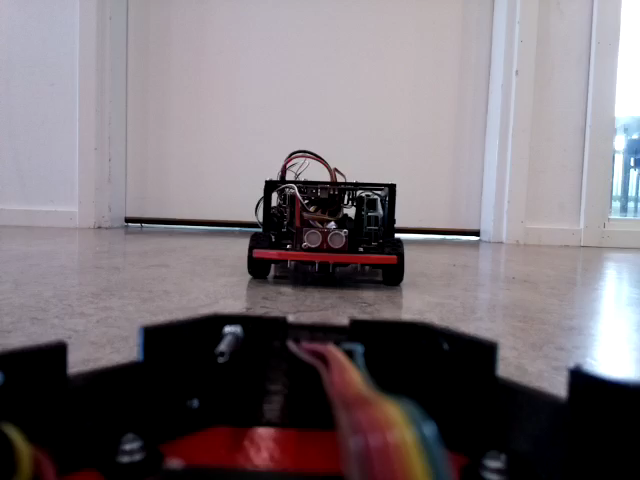
#> input picture AnotherKiwi/1/1534849290367911.png, 640 x 480 px; its folder holds only this picture in this run
$ python KiwiDetection.py
#> lines starting #> are read from the running program, lines starting #| are printed output that depends on the picture; after the words box and inside, x2 and y2 are one past the last pixel; in counts of white or black regions, pixels touching at a corner belong together
import os
import cv2
import numpy as np
import time
directory_in_str1 = './AnotherKiwi/'
directory1 = os.fsencode(directory_in_str1)
for folder in os.listdir(directory1):
    folder_str = os.fsdecode(folder)
    directory_in_str = directory_in_str1+folder_str+'/'
    directory = os.fsencode(directory_in_str)
    for file in os.listdir(directory):
        filename = os.fsdecode(file)
        filename = directory_in_str + filename

        img = cv2.imread(filename)
#> img is the input picture: shape (480, 640, 3); mean B, G, R 118.9, 113.8, 121.6

        hsv = cv2.cvtColor(img, cv2.COLOR_BGR2HSV)
#> hsv: shape (480, 640, 3); mean H, S, V 109.4, 39, 125.1
        hsv_cropout2 = cv2.rectangle(hsv, (0, 480 - 160), (640, 480), (0, 0, 0), -1)
#> hsv_cropout2: shape (480, 640, 3); mean H, S, V 90.1, 15.6, 110
        hsv_cropout = cv2.rectangle(hsv_cropout2, (0, 0), (640, 120), (0, 0, 0), -1)
#> hsv_cropout: shape (480, 640, 3); mean H, S, V 54.6, 12.2, 62.5

        # Detect blue
        lower_kiwi = np.array([170, 150, 40])
        upper_kiwi = np.array([180, 255, 255])
        # OK for 4
        # lower_kiwi = np.array([120, 200, 200])
        # upper_kiwi = np.array([180, 255, 255])
        mask_kiwi = cv2.inRange(hsv_cropout, lower_kiwi, upper_kiwi)
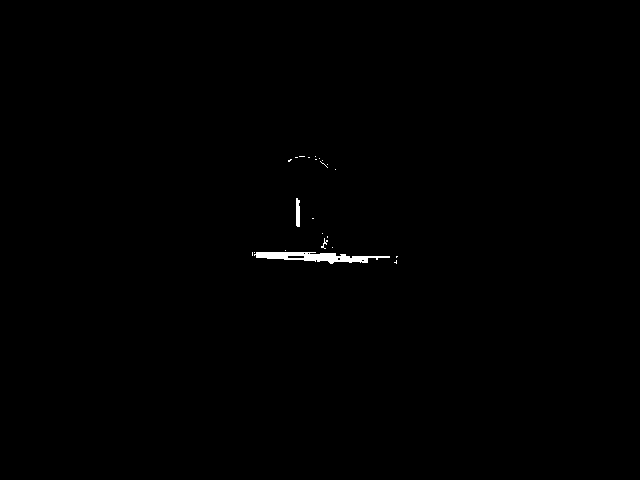
#> mask_kiwi: shape (480, 640); 0.33% white; 23 white regions (20 under 20 px)

        contours_kiwi, hierarchy = cv2.findContours(mask_kiwi, cv2.RETR_TREE, cv2.CHAIN_APPROX_SIMPLE)
#> contours_kiwi = 28 contours, 25 with area under 20; largest, box (x1, y1, x2, y2) and area: (254, 252, 390, 264) 730, (296, 198, 300, 227) 77, (287, 255, 305, 259) 49

        img_result = img
        max_area = 1000
        min_area = 390
        # Draw blue
        sum_contour = 0
        for cnt in contours_kiwi:
            img_result = cv2.drawContours(img_result, [cnt], 0, (0, 255, 0), 1)
            sum_contour = sum_contour + cv2.contourArea(cnt)
#> this loop made 28 passes
#> (cnt, sum_contour) on passes 2, 7, 8, 9, 10, 11, 12, 14, 15, 16, 18, 19: ([[396, 256], [396, 257], [397, 256]], 1.5), ([[307, 253], [308, 252], [309, 253], [308, 254]], 793.5), ([[303, 253], [304, 252], [305, 253], [304, 254]], 795.5), ([[254, 252]], 795.5), ([[252, 252], [252, 255]], 795.5), ([[285, 250]], 795.5), ([[332, 247]], 795.5), ([[327, 236], [327, 237]], 802.5), ([[322, 233]], 802.5), ([[312, 218], [313, 218]], 802.5), ([[335, 169]], 879.5), ([[327, 164]], 879.5)
#> sum_contour on passes 1, 3, 4, 5, 6, 13: 1, 731.5, 735.5, 742.5, 791.5, 802.5
#> pass 3, `img_result = cv2.drawContours(img_result, [cnt], 0, (0, 255, 0), 1)`:
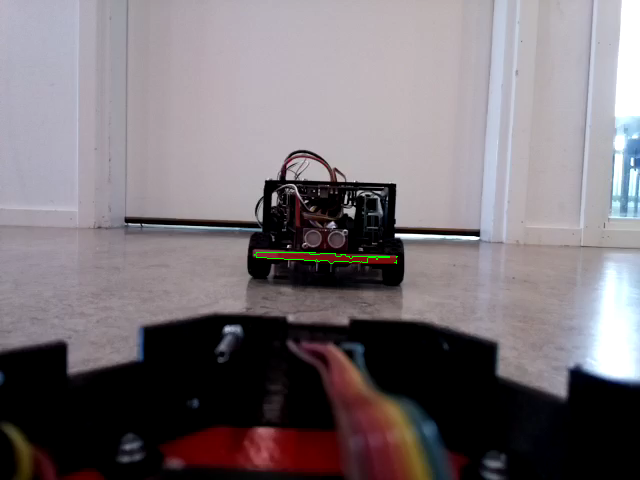
#> img_result: shape (480, 640, 3); mean B, G, R 118.9, 114.1, 121.5
#> after the loop:
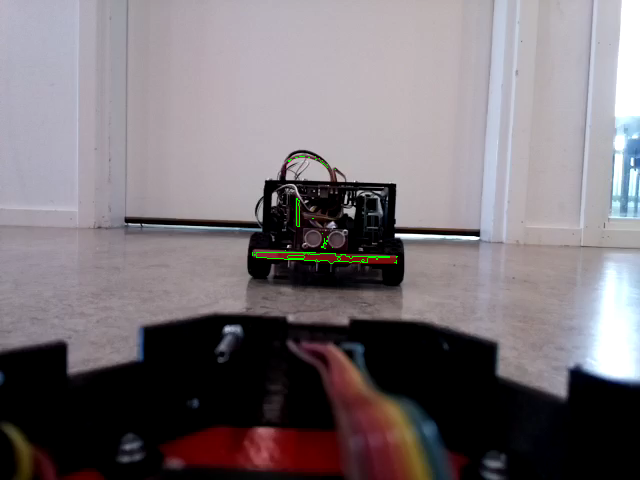
#> img_result: shape (480, 640, 3); 0.06% of pixels changed, all inside (x1, y1, x2, y2) = (252, 156, 365, 262)
#> after the loop, sum_contour = 882
            # [6 lines of commented-out code are left out]
        print(sum_contour)
#| 882.0
        if sum_contour > 150:
            font = cv2.FONT_HERSHEY_SIMPLEX
            bottomLeftCornerOfText = (10, 420)
            fontScale = 1
            fontColor = (0, 0, 255)
            lineType = 2

            cv2.putText(img, 'KIWI found !!!!',
                        bottomLeftCornerOfText,
                        font,
                        fontScale,
                        fontColor,
                        lineType)
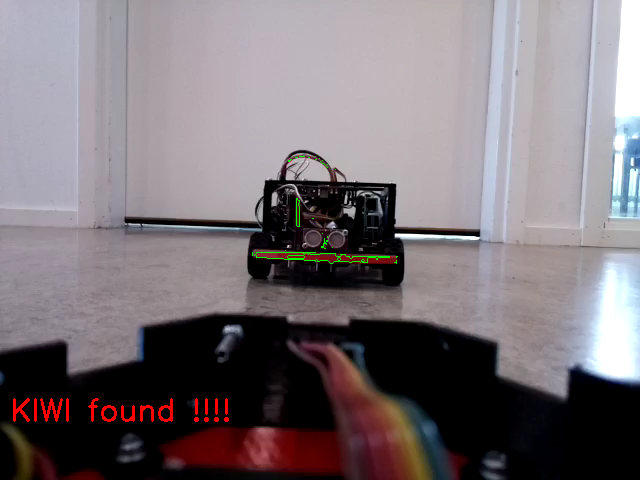
#> img: shape (480, 640, 3); 0.63% of pixels changed, all inside (x1, y1, x2, y2) = (13, 156, 398, 422)
        cv2.imshow('HSV', hsv_cropout)
        cv2.imshow('image', img_result)

        cv2.waitKey(0)

        cv2.destroyAllWindows()
#> pass 2 of the loop `for folder in os.listdir(directory1):`:
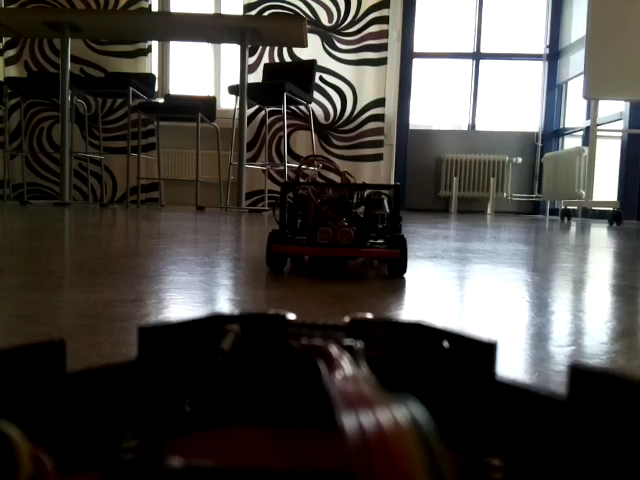
#> input picture AnotherKiwi/2/1534849379851514.png, 640 x 480 px
#> img is the input picture: shape (480, 640, 3); mean B, G, R 67.8, 71.3, 74.1
#> hsv: shape (480, 640, 3); mean H, S, V 26.1, 72, 76.6
#> hsv_cropout2: shape (480, 640, 3); mean H, S, V 22, 51.6, 67.2
#> hsv_cropout: shape (480, 640, 3); mean H, S, V 15.3, 35.2, 35.7
#> `mask_kiwi = cv2.inRange(hsv_cropout, lower_kiwi, upper_kiwi)`:
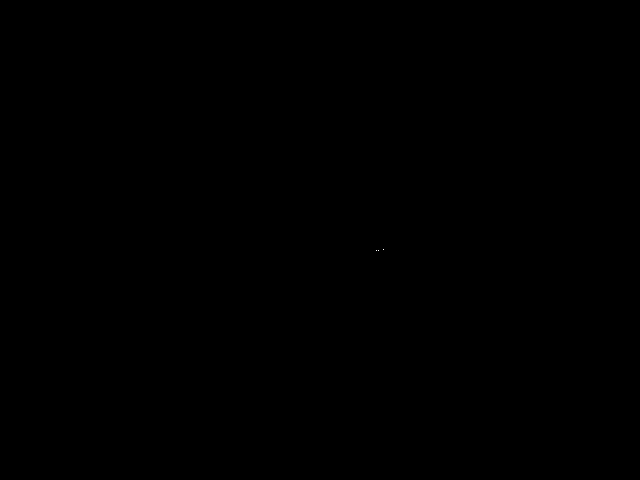
#> mask_kiwi: shape (480, 640); 0% white in thin lines or dots, all inside (x1, y1, x2, y2) = (376, 249, 384, 251)
#> contours_kiwi = 3 contours, all with area under 20
#> the loop `for cnt in contours_kiwi:` made 3 passes
#> cnt on passes 1 to 3: [[378, 250]], [[376, 250]], [[383, 249]]
#> after the loop `for cnt in contours_kiwi:`: sum_contour = 0
#| 0.0
